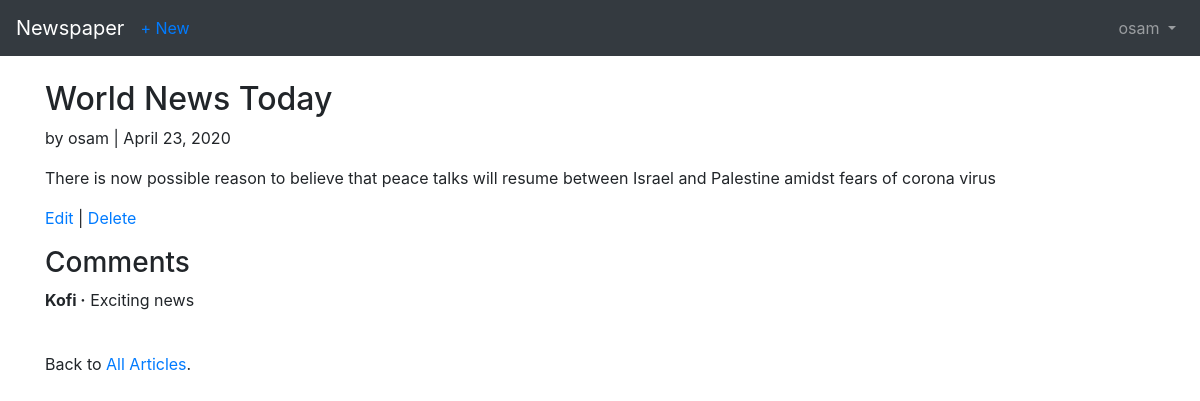
Screenshot of /articles/2 (signed in) with the database file from the repository.
### users/models.py (models this page shows)
class CustomUser(AbstractUser):
    pass

### articles/models.py (models this page shows, shortened)
class Article(models.Model):
    title = models.CharField(max_length=255)
    body = models.TextField()
    date = models.DateField(auto_now_add=True)
    author = models.ForeignKey(get_user_model(), on_delete=models.CASCADE)

class Comment(models.Model):
    article = models.ForeignKey(Article,
    on_delete=models.CASCADE,
    related_name='comments')
    comment = models.CharField(max_length=140)
    author = models.ForeignKey(get_user_model(), on_delete=models.CASCADE)
    def __str__(self):
        return self.comment

### articles/views.py (the view)
# urls.py: path('<int:pk>', ArticleDetailView.as_view(), name='article_detail'),
class ArticleDetailView(LoginRequiredMixin, DeleteView):
    model = Article
    template_name = 'article_detail.html'
    login_url = 'login'

### templates/article_detail.html
{% extends '_base.html' %}
{% block content %}
    <div class="article-entry">
        <h2>{{object.title}}</h2>
        <p>by {{ object.author }} | {{ object.date }}</p>
        <p>{{ object.body }}</p>
    </div>
    <p><a href="{% url 'article_edit' article.pk %}">Edit</a> |
        <a href="{% url 'article_delete' article.pk %}">Delete</a></p>
    <div ">
        <h3>Comments</h3>
            {% for comment in article.comments.all %}
             <p>
             <span class="font-weight-bold">{{ comment.author }} &middot;</span>
             {{ comment }}
             </p>
             {% endfor %}
    </div>
    <br>
        <p>Back to <a href="{% url 'article_list' %}">All Articles</a>.</p>
{% endblock content %}

### templates/_base.html (shortened to what this page needs)
<!DOCTYPE html>
<html lang="en">
<head>
    <link rel="stylesheet" href="https://stackpath.bootstrapcdn.com/bootstrap/4.4.1/css/bootstrap.min.css"
>
</head>
<body>
    <nav class="navbar navbar-expand-md navbar-dark bg-dark mb-4">
        <a class="navbar-brand" href="{% url 'home' %}">Newspaper</a>
            {% if user.is_authenticated %}
                <ul class="navbar-nav mr-auto">
                    <li class="nav-item"><a href="{% url 'article_new' %}">+ New</a></li>
                </ul>
                <ul class="navbar-nav ml-auto">
                    <li class="nav-item">
                        <a class="nav-link dropdown-toggle" href="#" id="userMenu"
                        data-toggle="dropdown" aria-haspopup="true" aria-expanded="false">
                        {{user.username}}
                        </a>
                    </li>
                </ul>
            {% else %}
            <form class="form-inline my-2 my-lg-0">
                <a class="btn btn-outline-secondary" href="{% url 'login' %}">Log In</a>
                <a class="btn btn-primary ml-2" href="{% url 'signup' %}">Sign Up</a>
            </form>
            {% endif %}
    </nav>
    <div class="container">
        {% block content %}
        {% endblock content %}
    </div>
</body>
</html>

### rows the page displays
CustomUser: username "osam"
Article: title "World News Today", author "osam", date "April 23, 2020", body "There is now possible reason to believe that peace talks will resume between Israel and Palestine amidst fears of corona virus"
Comment: author "Kofi", comment "Exciting news"
